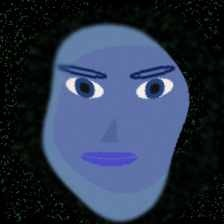
#> input picture data/synthetic_faces/fake/fake_0001.jpg, 224 x 224 px
$ python -i create_dataset_and_train.py   (imports and definitions only)
#> lines starting #> are read from the running program, lines starting #| are printed output that depends on the picture; after the words box and inside, x2 and y2 are one past the last pixel; in counts of white or black regions, pixels touching at a corner belong together
#> further down, picture is the input picture: shape (224, 224, 3); mean B, G, R 75.6, 54.3, 43.5
"""
DeepShield - Dataset Creation & Model Training Pipeline (v2 - Real Faces)
=========================================================================
This script:
1. Downloads real human face photographs from the LFW (Labeled Faces in the Wild) dataset
2. 'Real' images: Actual human face photographs
3. 'Fake' images: Those same photos with deepfake-like artifacts applied
4. Trains the Xception-based binary classifier
5. Saves the trained model as model.h5

Usage: python create_dataset_and_train.py
"""

import os
import cv2
import numpy as np
import tensorflow as tf
from tensorflow.keras.applications import Xception
from tensorflow.keras.layers import Dense, GlobalAveragePooling2D, Dropout
from tensorflow.keras.models import Model
from tensorflow.keras.optimizers import Adam
from tensorflow.keras.preprocessing.image import ImageDataGenerator
from tensorflow.keras.callbacks import ModelCheckpoint, EarlyStopping

# --- Configuration ---
IMG_SIZE = (224, 224)
BATCH_SIZE = 16
EPOCHS = 10
NUM_IMAGES_PER_CLASS = 500  # number of real face images to use
DATASET_PATH = 'data/real_faces_dataset'
MODEL_PATH = 'model.h5'


# =====================================================
# STEP 1: Download & Prepare Real Face Dataset
# =====================================================

# [33 lines left out: function download_real_faces, not called in this run]


def apply_deepfake_artifacts(image):
    """
    Applies multiple subtle artifacts that simulate deepfake generation flaws:
    - Frequency domain noise injection
    - Localized blur (simulating face-swap boundary)
    - Color inconsistency
    - Geometric warping
    - Compression artifacts
    """
    img = image.copy().astype(np.float32)
    h, w = img.shape[:2]
#> h = 224; w = 224

    # 1. Frequency-domain noise (the hallmark of GAN-generated content)
    for c in range(3):
        f = np.fft.fft2(img[:, :, c])
        fshift = np.fft.fftshift(f)
        # Inject periodic noise in mid-frequencies
        rows, cols = fshift.shape
        crow, ccol = rows // 2, cols // 2
        noise_magnitude = np.random.uniform(15, 40)
        for _ in range(np.random.randint(3, 8)):
            r_offset = np.random.randint(-rows // 4, rows // 4)
            c_offset = np.random.randint(-cols // 4, cols // 4)
            fshift[crow + r_offset, ccol + c_offset] += noise_magnitude * np.random.randn()
        f_ishift = np.fft.ifftshift(fshift)
        img[:, :, c] = np.abs(np.fft.ifft2(f_ishift))

    # 2. Localized blur (face-swap boundary artifact)
    mask = np.zeros((h, w), dtype=np.float32)
    cx, cy = w // 2 + np.random.randint(-15, 16), h // 2 + np.random.randint(-15, 16)
#> cx = 97; cy = 107
    r1 = min(w, h) // 3
#> r1 = 74
    r2 = min(w, h) // 2
#> r2 = 112
    cv2.circle(mask, (cx, cy), r2, 1.0, -1)
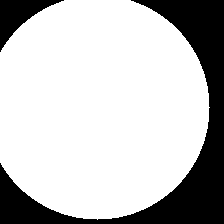
#> mask: shape (224, 224) float32; values 0 (black) and 1 (white), 76% white; 2 black regions, box (x1, y1, x2, y2) and area: (0, 0, 224, 224) 10788, (0, 0, 64, 52) 1265
    inner = np.zeros_like(mask)
    cv2.circle(inner, (cx, cy), r1, 1.0, -1)
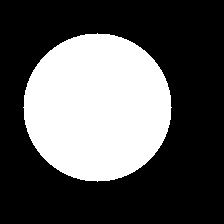
#> inner: shape (224, 224) float32; values 0 (black) and 1 (white), 34.3% white; 1 white region, box (x1, y1, x2, y2) and area: (23, 33, 172, 182) 17193
    boundary = mask - inner
    boundary = cv2.GaussianBlur(boundary, (21, 21), 5)
    blurred = cv2.GaussianBlur(img, (7, 7), 2)
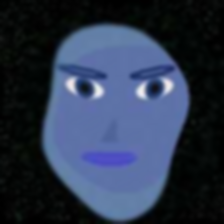
#> blurred: shape (224, 224, 3) float32; mean B, G, R 75.6, 54.3, 43.5
    for c in range(3):
        img[:, :, c] = img[:, :, c] * (1 - boundary) + blurred[:, :, c] * boundary

    # 3. Color inconsistency (slight hue/saturation shift in face region)
    hsv = cv2.cvtColor(np.clip(img, 0, 255).astype(np.uint8), cv2.COLOR_BGR2HSV).astype(np.float32)
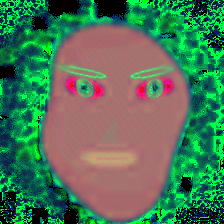
#> hsv: shape (224, 224, 3) float32; mean B, G, R 87.6, 117.1, 75.8
    hue_shift = np.random.uniform(-8, 8)
    sat_shift = np.random.uniform(-20, 20)
    face_mask = inner
    hsv[:, :, 0] = hsv[:, :, 0] + hue_shift * face_mask
    hsv[:, :, 1] = np.clip(hsv[:, :, 1] + sat_shift * face_mask, 0, 255)
    img = cv2.cvtColor(np.clip(hsv, 0, 255).astype(np.uint8), cv2.COLOR_HSV2BGR).astype(np.float32)

    # 4. Subtle geometric warping (face alignment imperfection)
    warp_strength = np.random.uniform(2, 6)
    map_x = np.float32(np.tile(np.arange(w), (h, 1)))
    map_y = np.float32(np.tile(np.arange(h).reshape(-1, 1), (1, w)))
    map_x += warp_strength * np.sin(2 * np.pi * map_y / h * np.random.uniform(1, 3))
    map_y += warp_strength * np.sin(2 * np.pi * map_x / w * np.random.uniform(1, 3))
    img = cv2.remap(np.clip(img, 0, 255).astype(np.uint8), map_x, map_y, cv2.INTER_LINEAR).astype(np.float32)
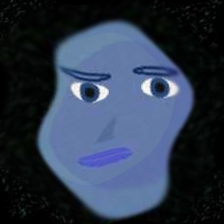
#> img: shape (224, 224, 3) float32; mean B, G, R 74.8, 56, 44.4

    # 5. JPEG compression artifacts
    encode_param = [int(cv2.IMWRITE_JPEG_QUALITY), np.random.randint(30, 70)]
    _, encoded = cv2.imencode('.jpg', np.clip(img, 0, 255).astype(np.uint8), encode_param)
#> encoded = 2936 values, max 255 at index 0, min 0 at index 4, mean 107.5
    img = cv2.imdecode(encoded, cv2.IMREAD_COLOR).astype(np.float32)

    return np.clip(img, 0, 255).astype(np.uint8)


# [192 lines left out: functions create_dataset, build_model, train_model, not called in this run]


# =====================================================
# MAIN
# =====================================================

# [17 lines not run here, left out]

>>> import cv2
>>> picture = cv2.imread('data/synthetic_faces/fake/fake_0001.jpg')
>>> result = apply_deepfake_artifacts(picture)

$ run again, on data/synthetic_faces/fake/fake_0002.jpg
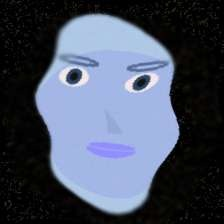
#> input picture data/synthetic_faces/fake/fake_0002.jpg, 224 x 224 px
#> picture is the input picture: shape (224, 224, 3); mean B, G, R 96.8, 79.4, 71.3
#> mask: shape (224, 224) float32; values 0 (black) and 1 (white), 76% white; 2 black regions, box (x1, y1, x2, y2) and area: (0, 0, 224, 224) 10788, (0, 0, 64, 52) 1265
#> inner: shape (224, 224) float32; values 0 (black) and 1 (white), 34.3% white; 1 white region, box (x1, y1, x2, y2) and area: (23, 33, 172, 182) 17193
#> in apply_deepfake_artifacts, `hsv = cv2.cvtColor(np.clip(img, 0, 255).astype(np.uint8), cv2.COLOR_BG..`:
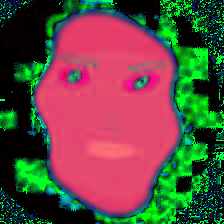
#> hsv: shape (224, 224, 3) float32; mean B, G, R 65, 74.8, 97.1
#> in apply_deepfake_artifacts, `img = cv2.remap(np.clip(img, 0, 255).astype(np.uint8), map_x, map_y, c..`:
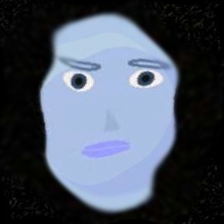
#> img: shape (224, 224, 3) float32; mean B, G, R 96.2, 81.7, 73.1
#> encoded = 2828 values, max 255 at index 0, min 0 at index 4, mean 108.9

$ run again, on data/synthetic_faces/fake/fake_0003.jpg
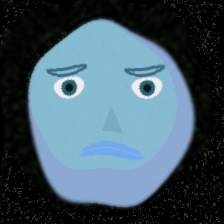
#> input picture data/synthetic_faces/fake/fake_0003.jpg, 224 x 224 px
#> picture is the input picture: shape (224, 224, 3); mean B, G, R 101.5, 88.6, 67.7
#> mask: shape (224, 224) float32; values 0 (black) and 1 (white), 76% white; 2 black regions, box (x1, y1, x2, y2) and area: (0, 0, 224, 224) 10788, (0, 0, 64, 52) 1265
#> inner: shape (224, 224) float32; values 0 (black) and 1 (white), 34.3% white; 1 white region, box (x1, y1, x2, y2) and area: (23, 33, 172, 182) 17193
#> in apply_deepfake_artifacts, `hsv = cv2.cvtColor(np.clip(img, 0, 255).astype(np.uint8), cv2.COLOR_BG..`:
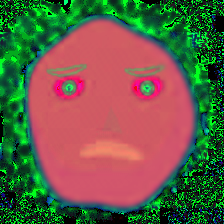
#> hsv: shape (224, 224, 3) float32; mean B, G, R 69.9, 93.5, 102
#> in apply_deepfake_artifacts, `img = cv2.remap(np.clip(img, 0, 255).astype(np.uint8), map_x, map_y, c..`:
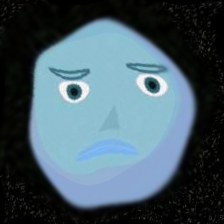
#> img: shape (224, 224, 3) float32; mean B, G, R 100.8, 90.2, 69.5
#> encoded = 3172 values, max 255 at index 0, min 0 at index 4, mean 109.5

$ run again, on data/synthetic_faces/fake/fake_0005.jpg
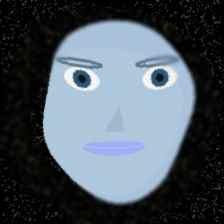
#> input picture data/synthetic_faces/fake/fake_0005.jpg, 224 x 224 px
#> picture is the input picture: shape (224, 224, 3); mean B, G, R 95.9, 86.7, 76.4
#> mask: shape (224, 224) float32; values 0 (black) and 1 (white), 76% white; 2 black regions, box (x1, y1, x2, y2) and area: (0, 0, 224, 224) 10788, (0, 0, 64, 52) 1265
#> inner: shape (224, 224) float32; values 0 (black) and 1 (white), 34.3% white; 1 white region, box (x1, y1, x2, y2) and area: (23, 33, 172, 182) 17193
#> in apply_deepfake_artifacts, `hsv = cv2.cvtColor(np.clip(img, 0, 255).astype(np.uint8), cv2.COLOR_BG..`:
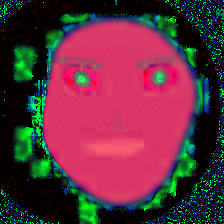
#> hsv: shape (224, 224, 3) float32; mean B, G, R 61, 47.9, 95.9
#> in apply_deepfake_artifacts, `img = cv2.remap(np.clip(img, 0, 255).astype(np.uint8), map_x, map_y, c..`:
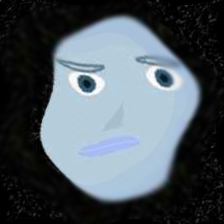
#> img: shape (224, 224, 3) float32; mean B, G, R 95.2, 87.7, 78
#> encoded = 3183 values, max 255 at index 0, min 0 at index 4, mean 111.6
